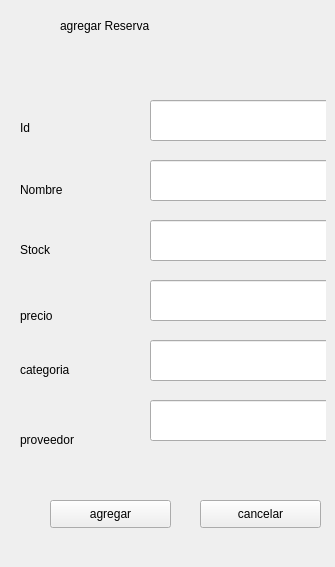
               <widget class="QWidget" name="agregarR">
                <widget class="QWidget" name="widget_8" native="true">
                 <property name="geometry">
                  <rect>
                   <x>20</x>
                   <y>10</y>
                   <width>306</width>
                   <height>548</height>
                  </rect>
                 </property>
                 <widget class="QLineEdit" name="lineEdit_32">
                  <property name="geometry">
                   <rect>
                    <x>130</x>
                    <y>90</y>
                    <width>181</width>
                    <height>41</height>
                   </rect>
                  </property>
                 </widget>
                 <widget class="QLineEdit" name="lineEdit_33">
                  <property name="geometry">
                   <rect>
                    <x>130</x>
                    <y>150</y>
                    <width>181</width>
                    <height>41</height>
                   </rect>
                  </property>
                 </widget>
                 <widget class="QLineEdit" name="lineEdit_34">
                  <property name="geometry">
                   <rect>
                    <x>130</x>
                    <y>210</y>
                    <width>181</width>
                    <height>41</height>
                   </rect>
                  </property>
                 </widget>
                 <widget class="QLineEdit" name="lineEdit_35">
                  <property name="geometry">
                   <rect>
                    <x>130</x>
                    <y>270</y>
                    <width>181</width>
                    <height>41</height>
                   </rect>
                  </property>
                 </widget>
                 <widget class="QLineEdit" name="lineEdit_36">
                  <property name="geometry">
                   <rect>
                    <x>130</x>
                    <y>330</y>
                    <width>181</width>
                    <height>41</height>
                   </rect>
                  </property>
                 </widget>
                 <widget class="QLabel" name="label_38">
                  <property name="geometry">
                   <rect>
                    <x>40</x>
                    <y>0</y>
                    <width>241</width>
                    <height>31</height>
                   </rect>
                  </property>
                  <property name="text">
                   <string>agregar Reserva</string>
                  </property>
                 </widget>
                 <widget class="QLabel" name="label_39">
                  <property name="geometry">
                   <rect>
                    <x>0</x>
                    <y>110</y>
                    <width>55</width>
                    <height>16</height>
                   </rect>
                  </property>
                  <property name="text">
                   <string>Id</string>
                  </property>
                 </widget>
                 <widget class="QLabel" name="label_40">
                  <property name="geometry">
                   <rect>
                    <x>0</x>
                    <y>170</y>
                    <width>91</width>
                    <height>20</height>
                   </rect>
                  </property>
                  <property name="text">
                   <string>Nombre</string>
                  </property>
                 </widget>
                 <widget class="QLabel" name="label_41">
                  <property name="geometry">
                   <rect>
                    <x>0</x>
                    <y>230</y>
                    <width>91</width>
                    <height>20</height>
                   </rect>
                  </property>
                  <property name="text">
                   <string>Stock</string>
                  </property>
                 </widget>
                 <widget class="QLabel" name="label_42">
                  <property name="geometry">
                   <rect>
                    <x>0</x>
                    <y>290</y>
                    <width>91</width>
                    <height>31</height>
                   </rect>
                  </property>
                  <property name="text">
                   <string>precio</string>
                  </property>
                 </widget>
                 <widget class="QLabel" name="label_43">
                  <property name="geometry">
                   <rect>
                    <x>0</x>
                    <y>350</y>
                    <width>101</width>
                    <height>20</height>
                   </rect>
                  </property>
                  <property name="text">
                   <string>categoria</string>
                  </property>
                 </widget>
                 <widget class="QLineEdit" name="lineEdit_37">
                  <property name="geometry">
                   <rect>
                    <x>130</x>
                    <y>390</y>
                    <width>181</width>
                    <height>41</height>
                   </rect>
                  </property>
                 </widget>
                 <widget class="QLabel" name="label_44">
                  <property name="geometry">
                   <rect>
                    <x>0</x>
                    <y>420</y>
                    <width>111</width>
                    <height>20</height>
                   </rect>
                  </property>
                  <property name="text">
                   <string>proveedor</string>
                  </property>
                 </widget>
                 <widget class="QPushButton" name="pushButton_11">
                  <property name="geometry">
                   <rect>
                    <x>180</x>
                    <y>490</y>
                    <width>121</width>
                    <height>28</height>
                   </rect>
                  </property>
                  <property name="text">
                   <string>cancelar</string>
                  </property>
                  <property name="icon">
                   <iconset>
                    <normaloff>img/cancelar.png</normaloff>img/cancelar.png</iconset>
                  </property>
                  <property name="iconSize">
                   <size>
                    <width>28</width>
                    <height>28</height>
                   </size>
                  </property>
                 </widget>
                 <widget class="QPushButton" name="pushButton_12">
                  <property name="geometry">
                   <rect>
                    <x>30</x>
                    <y>490</y>
                    <width>121</width>
                    <height>28</height>
                   </rect>
                  </property>
                  <property name="text">
                   <string>agregar</string>
                  </property>
                  <property name="icon">
                   <iconset>
                    <normaloff>img/agregar.png</normaloff>img/agregar.png</iconset>
                  </property>
                  <property name="iconSize">
                   <size>
                    <width>28</width>
                    <height>28</height>
                   </size>
                  </property>
                 </widget>
                </widget>
               </widget>
